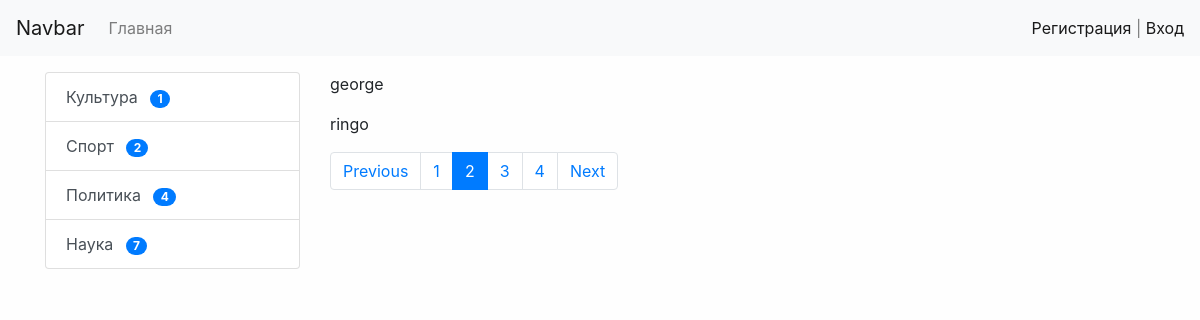
Page /test/?page=2 on the committed database.
### news/models.py (models this page shows, shortened)
class Category(models.Model):
    title = models.CharField(
        max_length=150, db_index=True, verbose_name='Наиминование категории')
    def get_absolute_url(self):
        return reverse("category", kwargs={"category_id": self.pk})
    class Meta:
        verbose_name = 'Категория'
        verbose_name_plural = 'Категории'
        ordering = ['title']

### news/views.py (the view)
# urls.py: path('test/', test, name='test'),
def test(request):
    objects = ['john', 'paul', 'george', 'ringo',
               'michel', 'dave', 'nickolas', 'mackhonory']
    paginator = Paginator(objects, 2)
    page_num = request.GET.get('page', 1)
    page_objects = paginator.get_page(page_num)
    return render(request, 'news/test.html', {'page_obj': page_objects})

### news/templatetags/news_tags.py (called while the page is built)
@register.inclusion_tag('news/list_categories.html')
def show_categories():
    categories = Category.objects.annotate(cnt=Count('news', filter=F('news__is_published'))).filter(cnt__gt=0)
    return {'categories': categories}

### news/templates/news/test.html (shortened to what this page needs)
{% extends 'base.html' %}  {% block sidebar %} {% include 'inc/_sidebar.html' %} {%endblock%}
{% block content %}
    {%for name in page_obj.object_list%}
        <p>{{name}}</p>
    {%endfor%}
{%endblock%}

### news/templates/news/list_categories.html
<div class="list-group">
	{% for item in categories %}
	<a
		href="{{ item.get_absolute_url }}"
		class="list-group-item list-group-item-action"
		>{{ item.title}}
		<span class="ml-2 badge badge-primary badge-pill">{{item.cnt}}</span>
	</a>
	{% endfor %}
</div>

### mysite/static/css/style.css (style rules this page uses)
body { background-color: #fefefe; }

### rows in the picture
Category: title "Культура", cnt "1"
Category: title "Спорт", cnt "2"
Category: title "Политика", cnt "4"
Category: title "Наука", cnt "7"

### other values in the picture
{{ name }} "george" "ringo"
{{ p }} "1" "3" "4"
{{ p }} "2"
